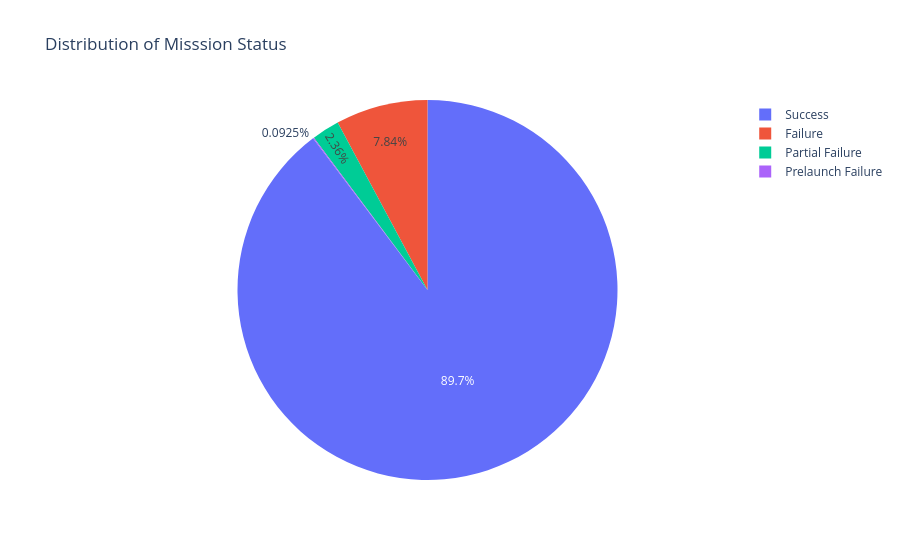

Source (notebook cell):
### Code cell
fig=px.pie(
    values=mission_status.values,
    names=mission_status.index,
    title='Distribution of Misssion Status'
)
fig.show()

### Figure 1 — Plotly figure (JSON) as saved in the notebook; plotly's stock layout.template omitted (floating-point values rounded to 4 significant figures)
{"data": [{"domain": {"x": [0, 1], "y": [0, 1]}, "hovertemplate": "label=%{label}<br>value=%{value}<extra></extra>", "labels": ["Success", "Failure", "Partial Failure", "Prelaunch Failure"], "legendgroup": "", "name": "", "showlegend": true, "type": "pie", "values": [3879, 339, 102, 4]}], "layout": {"autosize": true, "legend": {"tracegroupgap": 0}, "title": {"text": "Distribution of Misssion Status"}}}
